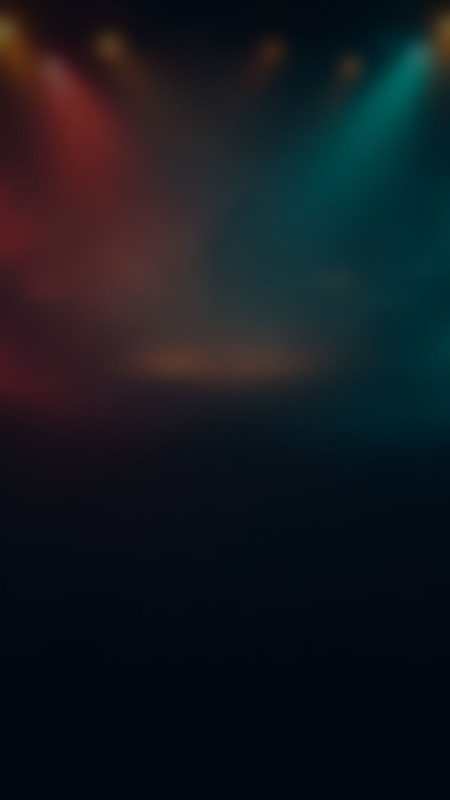
#> input picture website/assets/img/arka-plan-dikey.jpg, 900 x 1600 px (shown at 1/2 size)
$ python vip-hero-assets.py ../../website/assets/img/arka-plan-dikey.jpg
#> lines starting #> are read from the running program, lines starting #| are printed output that depends on the picture
"""VIP hero ("tabela") backgrounds in each level's badge colour, without the winged ring (the client, 20 Nov 2026:
"the hero's colour must match the VIP badge; the badge goes where the ring is"). The app draws the level's badge
(assets/vip/levels/badge-<n>.webp) on the right of the card itself.

Rerun (from app/; Python 3 with Pillow and numpy; nothing is executed from the inputs):
    git show 940980a:app/assets/vip/hero-1.webp > /tmp/hero-1-design.webp
    python scripts/vip-hero-assets.py /tmp/hero-1-design.webp
  input   the design's VIP 1 hero (804 x 391, purple, with the winged ring on the right half)
  output  app/assets/vip/hero-<n>.webp for n = 1..10, and prints each level's badge colour for src/lib/vip-screen.ts
          BADGE_COLORS

How: the ring sits right of x = 360; the card's left part (border, night sky, gold swirl) is mirrored onto the right,
the gap between eased from one side to the other, so the card keeps its gold border and swirls with an empty night on
the right. Then every pixel that isn't gold is given the hue and depth of the level's badge shield (the saturated,
non-gold pixels in the middle of the badge, their median), keeping its brightness, so glows and stars stay.
"""
import colorsys
import os
import sys

import numpy as np
from PIL import Image

HERE = os.path.dirname(os.path.abspath(__file__))
ASSETS = os.path.join(HERE, '..', 'assets', 'vip')
LEFT = 360  # the ring's left wing starts right of this column in the design's hero


def ringless(src):
    im = np.array(Image.open(src).convert('RGBA')).astype(np.float32)
    h, w, _ = im.shape
#> h = 1600; w = 900
    out = np.zeros_like(im)
    out[:, :LEFT] = im[:, :LEFT]
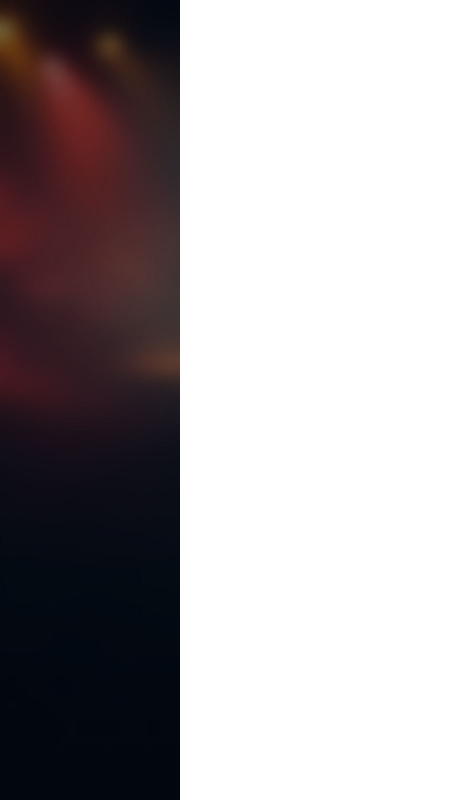
#> out: shape (1600, 900, 4) float32 (shown at 1/2 size); mean R, G, B, A 14.2, 8.5, 10.7, 102.4; transparent parts drawn white
    out[:, w - LEFT:] = im[:, :LEFT][:, ::-1]
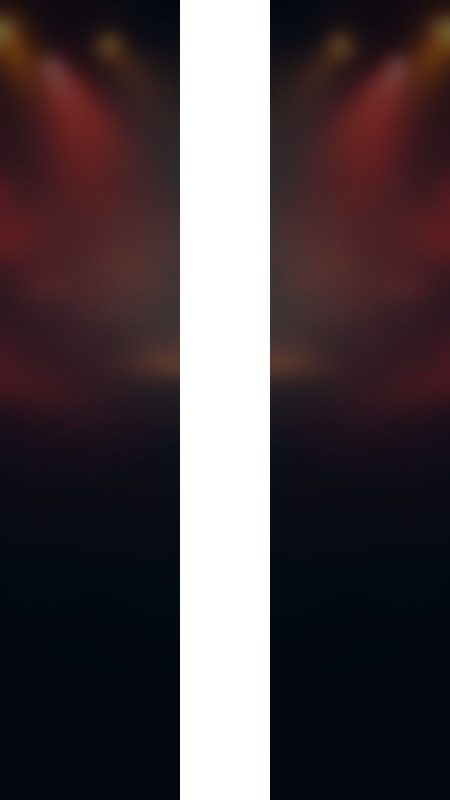
#> out: shape (1600, 900, 4) float32 (shown at 1/2 size); mean R, G, B, A 28.2, 17, 21.4, 204.8; transparent parts drawn white
    mid = w - 2 * LEFT
#> mid = 180
    a = im[:, LEFT - mid:LEFT][:, ::-1]  # continues the left part
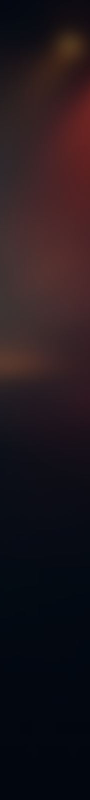
#> a: shape (1600, 180, 4) float32 (shown at 1/2 size); mean R, G, B, A 33.5, 23.1, 28.3, 255.8
    b = im[:, LEFT - mid:LEFT]  # continues the mirrored part
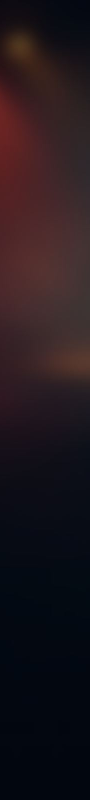
#> b: shape (1600, 180, 4) float32 (shown at 1/2 size); mean R, G, B, A 33.5, 23.1, 28.3, 255.8
    t = np.linspace(0, 1, mid)[None, :, None]
#> t = 180 values from 0 to 1
    t = t * t * (3 - 2 * t)
    out[:, LEFT:w - LEFT] = a * (1 - t) + b * t
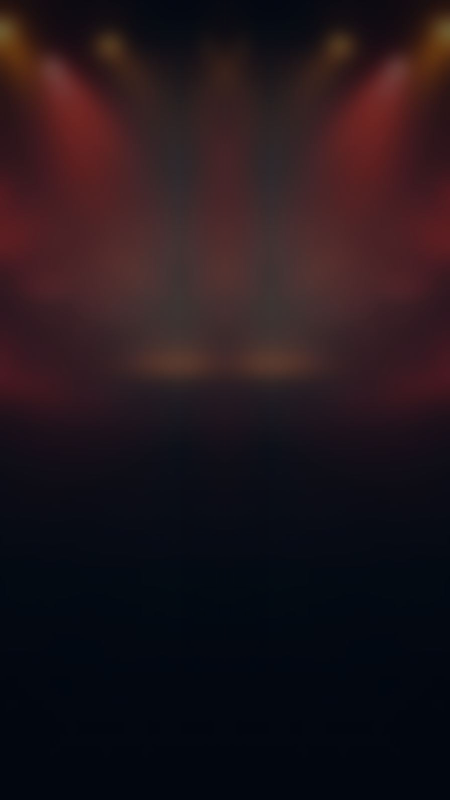
#> out: shape (1600, 900, 4) float32 (shown at 1/2 size); mean R, G, B, A 34.4, 21.8, 27.1, 256
    return out


def badge_color(n):
#> (the run stopped early here; a loop or call above may not have finished)
